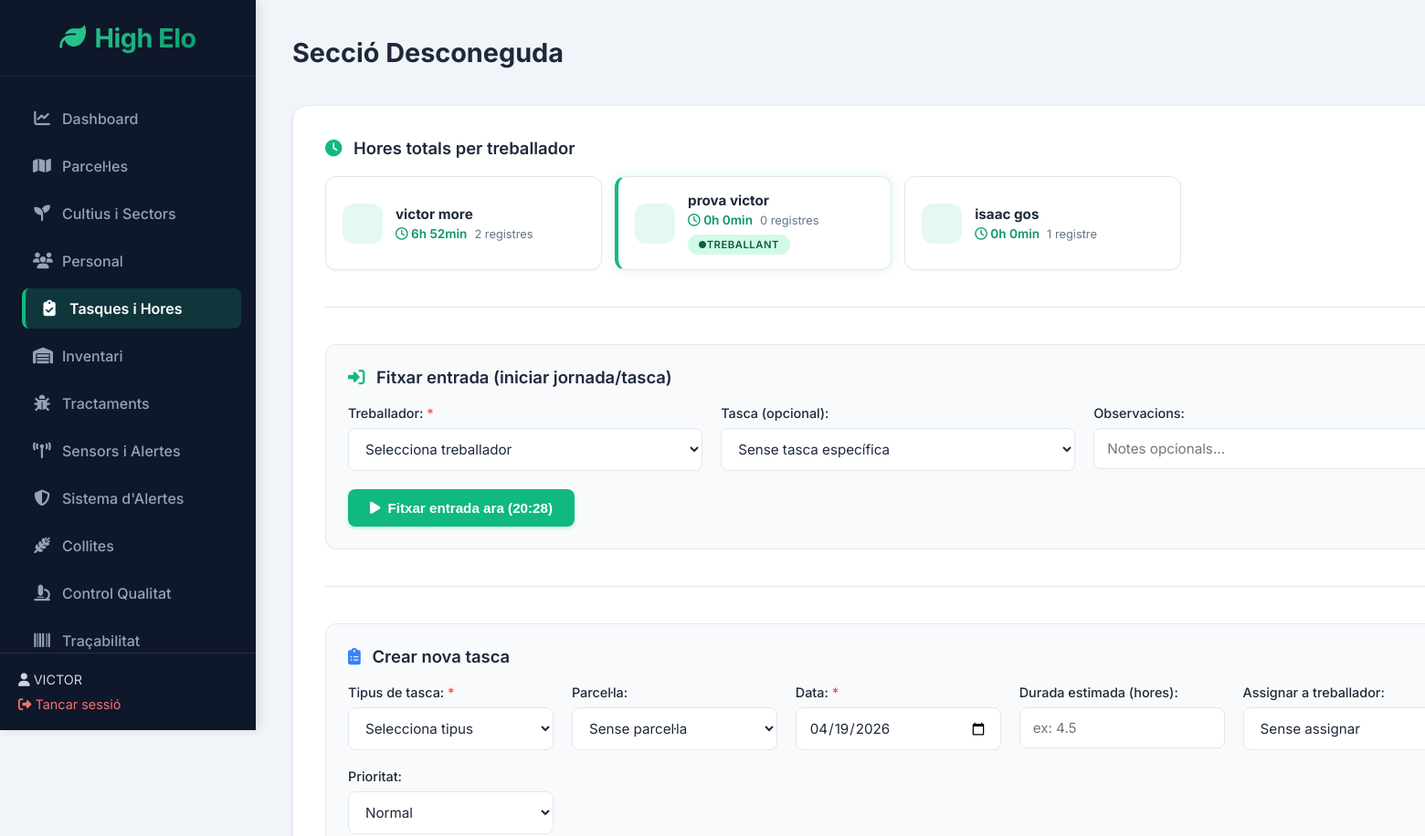
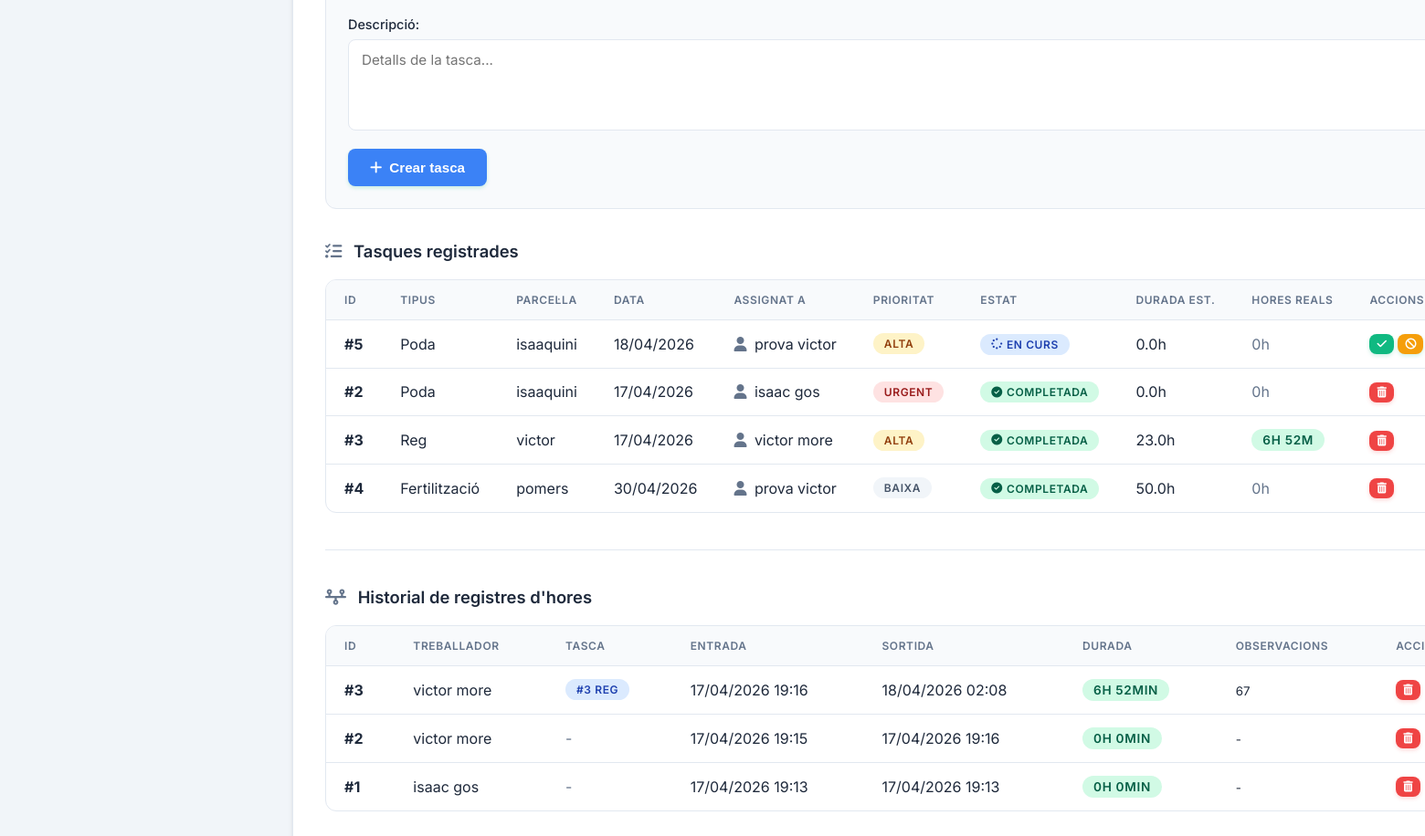
Page /index.php?p=tasques_hores (signed in) on the committed database (2 pictures, top to bottom).
### tables this page shows
CREATE TABLE `treballador` (
  `id_treballador` int(11) NOT NULL,
  `nif` varchar(12) NOT NULL,
  `nom` varchar(80) NOT NULL,
  `cognoms` varchar(150) NOT NULL,
  `foto` varchar(255) DEFAULT NULL,
  `data_naixement` date DEFAULT NULL,
  `nacionalitat` varchar(50) DEFAULT NULL,
  `telefon` varchar(15) DEFAULT NULL,
  `email` varchar(150) DEFAULT NULL,
  `adreca` text DEFAULT NULL,
  `contacte_emergencia` varchar(150) DEFAULT NULL,
  `telefon_emergencia` varchar(15) DEFAULT NULL,
  `iban` varchar(34) DEFAULT NULL,
  `num_ss` varchar(20) DEFAULT NULL,
  `data_alta` date NOT NULL DEFAULT curdate(),
  `data_baixa` date DEFAULT NULL,
  `actiu` tinyint(1) DEFAULT 1,
  `id_usuari` int(11) DEFAULT NULL
);

CREATE TABLE `tasques_gestio` (
  `id_tasca` int(11) NOT NULL,
  `tipus` varchar(80) NOT NULL,
  `parcela_id` int(11) DEFAULT NULL,
  `data_tasca` date NOT NULL,
  `durada_estimada` decimal(5,2) DEFAULT 0.00 COMMENT 'hores',
  `treballador_id` int(11) DEFAULT NULL,
  `descripcio` text DEFAULT NULL,
  `prioritat` enum('Baixa','Normal','Alta','Urgent') NOT NULL DEFAULT 'Normal',
  `estat` enum('Pendent','En curs','Completada','Cancel·lada') NOT NULL DEFAULT 'Pendent',
  `created_at` datetime NOT NULL DEFAULT current_timestamp()
);

CREATE TABLE `hores_treball` (
  `id_hora` int(11) NOT NULL,
  `treballador_id` int(11) NOT NULL,
  `tasca_id` int(11) DEFAULT NULL,
  `hora_inici` datetime NOT NULL,
  `hora_final` datetime DEFAULT NULL,
  `observacions` text DEFAULT NULL
);

### modules/tasques_hores.php (the view, shortened to what the rows shown need)
<?php
$conn->query("
    CREATE TABLE IF NOT EXISTS `Tasques_Gestio` (
        `id_tasca` int(11) NOT NULL AUTO_INCREMENT,
        `tipus` varchar(80) NOT NULL,
        `parcela_id` int(11) DEFAULT NULL,
        `data_tasca` date NOT NULL,
        `durada_estimada` decimal(5,2) DEFAULT 0.00 COMMENT 'hores',
        `treballador_id` int(11) DEFAULT NULL,
        `descripcio` text DEFAULT NULL,
        `prioritat` enum('Baixa','Normal','Alta','Urgent') NOT NULL DEFAULT 'Normal',
        `estat` enum('Pendent','En curs','Completada','Cancel·lada') NOT NULL DEFAULT 'Pendent',
        `created_at` datetime NOT NULL DEFAULT CURRENT_TIMESTAMP,
        PRIMARY KEY (`id_tasca`),
        KEY `fk_tg_parcela` (`parcela_id`),
        KEY `fk_tg_treballador` (`treballador_id`)
    ) ENGINE=InnoDB DEFAULT CHARSET=utf8mb4 COLLATE=utf8mb4_spanish_ci
");
$conn->query("
    CREATE TABLE IF NOT EXISTS `Hores_Treball` (
        `id_hora` int(11) NOT NULL AUTO_INCREMENT,
        `treballador_id` int(11) NOT NULL,
        `tasca_id` int(11) DEFAULT NULL,
        `hora_inici` datetime NOT NULL,
        `hora_final` datetime DEFAULT NULL,
        `observacions` text DEFAULT NULL,
        PRIMARY KEY (`id_hora`),
        KEY `fk_ht_treballador` (`treballador_id`),
        KEY `fk_ht_tasca` (`tasca_id`)
    ) ENGINE=InnoDB DEFAULT CHARSET=utf8mb4 COLLATE=utf8mb4_spanish_ci
");
$resum_hores = $conn->query("
    SELECT t.id_treballador, t.nom, t.cognoms,
           COUNT(h.id_hora) AS total_registres,
           COALESCE(SUM(
               CASE WHEN h.hora_final IS NOT NULL
               THEN TIMESTAMPDIFF(MINUTE, h.hora_inici, h.hora_final) / 60.0
               ELSE 0 END
           ), 0) AS hores_totals,
           SUM(CASE WHEN h.hora_final IS NULL THEN 1 ELSE 0 END) AS fitxatges_oberts
    FROM Treballador t
    LEFT JOIN Hores_Treball h ON t.id_treballador = h.treballador_id
    WHERE t.actiu = 1
    GROUP BY t.id_treballador
    ORDER BY hores_totals DESC
");
?>
<div class="section">
    <?php if ($resum_hores && $resum_hores->num_rows > 0): ?>
        <div class="hores-resum-grid">
            <?php while ($r = $resum_hores->fetch_assoc()):
                $hores = (float)$r['hores_totals'];
                $h = floor($hores);
                $m = round(($hores - $h) * 60);
                $oberts = (int)$r['fitxatges_oberts'];
            ?>
                <div class="hores-card <?= $oberts > 0 ? 'hores-card-actiu' : '' ?>">
                    <div class="hores-card-avatar">
                    </div>
                    <div class="hores-card-info">
                        <strong><?= htmlspecialchars($r['nom'] . ' ' . $r['cognoms']) ?></strong>
                        <div class="hores-card-stats">
                            <span class="hores-total-badge">
                                <i class="fa-regular fa-clock"></i> <?= $h ?>h <?= $m ?>min
                            </span>
                            <span style="color:var(--text-muted); font-size:0.8rem;">
                                <?= $r['total_registres'] ?> registre<?= $r['total_registres'] != 1 ? 's' : '' ?>
                            </span>
                            <?php if ($oberts > 0): ?>
                                <span class="badge badge-success" style="font-size:0.7rem; animation: pulse 2s infinite;">
                                    <i class="fa-solid fa-circle" style="font-size:0.5rem;"></i> Treballant
                                </span>
                            <?php endif; ?>
                        </div>
                    </div>
                </div>
            <?php endwhile; ?>
        </div>
    <?php else: ?>
        <p style="color:var(--text-muted);"><i class="fa-solid fa-folder-open"></i> No hi ha treballadors actius.</p>
    <?php endif; ?>
    <?php
    $tasques = $conn->query("
        SELECT tg.*,
               p.nom AS parcela_nom,
               t.nom AS treb_nom, t.cognoms AS treb_cognoms,
               COALESCE(SUM(
                   CASE WHEN h.hora_final IS NOT NULL
                   THEN TIMESTAMPDIFF(MINUTE, h.hora_inici, h.hora_final) / 60.0
                   ELSE 0 END
               ), 0) AS hores_reals
        FROM Tasques_Gestio tg
        LEFT JOIN `Parcel·la` p ON tg.parcela_id = p.id_parcela
        LEFT JOIN Treballador t ON tg.treballador_id = t.id_treballador
        LEFT JOIN Hores_Treball h ON tg.id_tasca = h.tasca_id
        GROUP BY tg.id_tasca
        ORDER BY
            FIELD(tg.estat, 'En curs', 'Pendent', 'Completada', 'Cancel·lada'),
            FIELD(tg.prioritat, 'Urgent', 'Alta', 'Normal', 'Baixa'),
            tg.data_tasca DESC
    ");
    if ($tasques && $tasques->num_rows > 0):
    ?>
        <div class="table-container">
            <table>
                <tr>
                    <th>ID</th>
                    <th>Tipus</th>
                    <th>Parcel·la</th>
                    <th>Data</th>
                    <th>Assignat a</th>
                    <th>Prioritat</th>
                    <th>Estat</th>
                    <th>Durada est.</th>
                    <th>Hores reals</th>
                    <th>Accions</th>
                </tr>
                <?php while ($tq = $tasques->fetch_assoc()):
                    $prio_badges = [
                        'Baixa' => 'badge-secondary',
                        'Normal' => 'badge-info',
                        'Alta' => 'badge-warning',
                        'Urgent' => 'badge-danger',
                    ];
                    $prio_b = $prio_badges[$tq['prioritat']] ?? 'badge-secondary';
                    $estat_badges = [
                        'Pendent' => 'badge-warning',
                        'En curs' => 'badge-info',
                        'Completada' => 'badge-success',
                        'Cancel·lada' => 'badge-danger',
                    ];
                    $estat_b = $estat_badges[$tq['estat']] ?? 'badge-secondary';
                    $estat_icons = [
                        'Pendent' => 'fa-solid fa-hourglass-start',
                        'En curs' => 'fa-solid fa-spinner fa-spin',
                        'Completada' => 'fa-solid fa-circle-check',
                        'Cancel·lada' => 'fa-solid fa-ban',
                    ];
                    $estat_i = $estat_icons[$tq['estat']] ?? 'fa-solid fa-question';
                    $hores_r = (float)$tq['hores_reals'];
                    $hr_h = floor($hores_r);
                    $hr_m = round(($hores_r - $hr_h) * 60);
                ?>
                    <tr style="<?= $tq['estat'] === 'Cancel·lada' ? 'opacity:0.5;' : '' ?>">
                        <td><strong>#<?= $tq['id_tasca'] ?></strong></td>
                        <td><?= htmlspecialchars($tq['tipus']) ?></td>
                        <td><?= $tq['parcela_nom'] ? htmlspecialchars($tq['parcela_nom']) : '<span style="color:var(--text-muted);">-</span>' ?></td>
                        <td><?= date('d/m/Y', strtotime($tq['data_tasca'])) ?></td>
                        <td>
                            <?php if ($tq['treb_nom']): ?>
                                <i class="fa-solid fa-user" style="color:var(--text-muted); margin-right:4px;"></i>
                                <?= htmlspecialchars($tq['treb_nom'] . ' ' . $tq['treb_cognoms']) ?>
                            <?php else: ?>
                                <span style="color:var(--text-muted);"><i class="fa-solid fa-user-slash"></i> Sense assignar</span>
                            <?php endif; ?>
                        </td>
                        <td><span class="badge <?= $prio_b ?>"><?= htmlspecialchars($tq['prioritat']) ?></span></td>
                        <td><span class="badge <?= $estat_b ?>"><i class="<?= $estat_i ?>" style="margin-right:4px;"></i><?= htmlspecialchars($tq['estat']) ?></span></td>
                        <td><?= $tq['durada_estimada'] ? number_format($tq['durada_estimada'], 1) . 'h' : '-' ?></td>
                        <td>
                            <?php if ($hores_r > 0): ?>
                                <span class="badge badge-success" style="font-size:0.85rem;"><?= $hr_h ?>h <?= $hr_m ?>m</span>
                            <?php else: ?>
                                <span style="color:var(--text-muted);">0h</span>
                            <?php endif; ?>
                        </td>
                        <td style="white-space:nowrap;">
                            <?php if ($tq['estat'] === 'En curs'): ?>
                                <a href="?p=tasques_hores&canviar_estat=<?= $tq['id_tasca'] ?>&estat=Completada"
                                   class="btn btn-icon" style="background:var(--primary); font-size:0.75rem; padding:5px 8px;" title="Completar">
                                    <i class="fa-solid fa-check"></i>
                                </a>
                            <?php endif; ?>
                            <?php if ($tq['estat'] !== 'Cancel·lada' && $tq['estat'] !== 'Completada'): ?>
                                <a href="?p=tasques_hores&canviar_estat=<?= $tq['id_tasca'] ?>&estat=Cancel·lada"
                                   class="btn btn-icon" style="background:var(--warning); font-size:0.75rem; padding:5px 8px;" title="Cancel·lar"
                                   onclick="return confirm('Segur que vols cancel·lar aquesta tasca?');">
                                    <i class="fa-solid fa-ban"></i>
                                </a>
                            <?php endif; ?>
                            <a href="?p=tasques_hores&eliminar_tasca=1&id=<?= $tq['id_tasca'] ?>"
                               class="btn btn-red btn-icon" style="font-size:0.75rem; padding:5px 8px;"
                               onclick="return confirm('Eliminar tasca #<?= $tq['id_tasca'] ?> i tots els seus registres d\'hores?');" title="Eliminar">
                                <i class="fa-solid fa-trash-can"></i>
                            </a>
                        </td>
                    </tr>
                <?php endwhile; ?>
            </table>
        </div>
    <?php else: ?>
        <p style="color:var(--text-muted);"><i class="fa-solid fa-folder-open"></i> Encara no hi ha tasques. Crea'n una amb el formulari de dalt.</p>
    <?php endif; ?>
    <?php
    $hores_hist = $conn->query("
        SELECT h.*,
               t.nom AS treb_nom, t.cognoms AS treb_cognoms,
               tg.tipus AS tasca_tipus, tg.id_tasca AS tasca_num
        FROM Hores_Treball h
        JOIN Treballador t ON h.treballador_id = t.id_treballador
        LEFT JOIN Tasques_Gestio tg ON h.tasca_id = tg.id_tasca
        ORDER BY h.hora_inici DESC
        LIMIT 50
    ");
    if ($hores_hist && $hores_hist->num_rows > 0):
    ?>
        <div class="table-container">
            <table>
                <tr>
                    <th>ID</th>
                    <th>Treballador</th>
                    <th>Tasca</th>
                    <th>Entrada</th>
                    <th>Sortida</th>
                    <th>Durada</th>
                    <th>Observacions</th>
                    <th>Acció</th>
                </tr>
                <?php while ($hh = $hores_hist->fetch_assoc()):
                    $durada_txt = '-';
                    $durada_badge = 'badge-secondary';
                    if ($hh['hora_final']) {
                        $diff_s = strtotime($hh['hora_final']) - strtotime($hh['hora_inici']);
                        $dh = floor($diff_s / 3600);
                        $dm = floor(($diff_s % 3600) / 60);
                        $durada_txt = $dh . 'h ' . $dm . 'min';
                        $durada_badge = 'badge-success';
                    } else {
                        $diff_s = time() - strtotime($hh['hora_inici']);
                        $dh = floor($diff_s / 3600);
                        $dm = floor(($diff_s % 3600) / 60);
                        $durada_txt = $dh . 'h ' . $dm . 'min (en curs)';
                        $durada_badge = 'badge-warning';
                    }
                ?>
                    <tr>
                        <td><strong>#<?= $hh['id_hora'] ?></strong></td>
                        <td><?= htmlspecialchars($hh['treb_nom'] . ' ' . $hh['treb_cognoms']) ?></td>
                        <td>
                            <?php if ($hh['tasca_tipus']): ?>
                                <span class="badge badge-info" style="font-size:0.75rem;">#<?= $hh['tasca_num'] ?> <?= htmlspecialchars($hh['tasca_tipus']) ?></span>
                            <?php else: ?>
                                <span style="color:var(--text-muted);">-</span>
                            <?php endif; ?>
                        </td>
                        <td><?= date('d/m/Y H:i', strtotime($hh['hora_inici'])) ?></td>
                        <td>
                            <?php if ($hh['hora_final']): ?>
                                <?= date('d/m/Y H:i', strtotime($hh['hora_final'])) ?>
                            <?php else: ?>
                                <span class="badge badge-warning" style="font-size:0.75rem;"><i class="fa-solid fa-spinner fa-spin"></i> En curs</span>
                            <?php endif; ?>
                        </td>
                        <td><span class="badge <?= $durada_badge ?>" style="font-size:0.85rem;"><?= $durada_txt ?></span></td>
                        <td><small><?= htmlspecialchars($hh['observacions'] ?: '-') ?></small></td>
                        <td>
                            <a href="?p=tasques_hores&eliminar_hora=1&id=<?= $hh['id_hora'] ?>"
                               class="btn btn-red btn-icon" style="font-size:0.75rem; padding:5px 8px;"
                               onclick="return confirm('Eliminar registre d\'hores #<?= $hh['id_hora'] ?>?');" title="Eliminar">
                                <i class="fa-solid fa-trash-can"></i>
                            </a>
                        </td>
                    </tr>
                <?php endwhile; ?>
            </table>
        </div>
    <?php else: ?>
        <p style="color:var(--text-muted);"><i class="fa-solid fa-folder-open"></i> No hi ha registres d'hores encara.</p>
    <?php endif; ?>
</div>

### rows in the picture
treballador: nom+cognoms "victor more", h "6", m "52", total_registres "2"
treballador: nom+cognoms "prova victor", h "0", m "0", total_registres "0", shows "TREBALLANT"
treballador: nom+cognoms "isaac gos", h "0", m "0", total_registres "1"
tasques_gestio: id_tasca "5", tipus "Poda", parcel·la.nom "isaaquini", data_tasca "18/04/2026", treballador.cognoms "prova victor", prioritat "ALTA", estat "EN CURS", durada_estimada "0.0", shows "0h"
tasques_gestio: id_tasca "2", tipus "Poda", parcel·la.nom "isaaquini", data_tasca "17/04/2026", treballador.cognoms "isaac gos", prioritat "URGENT", estat "COMPLETADA", durada_estimada "0.0", shows "0h"
tasques_gestio: id_tasca "3", tipus "Reg", parcel·la.nom "victor", data_tasca "17/04/2026", treballador.cognoms "victor more", prioritat "ALTA", estat "COMPLETADA", durada_estimada "23.0", hr_h "6", hr_m "52"
tasques_gestio: id_tasca "4", tipus "Fertilització", parcel·la.nom "pomers", data_tasca "30/04/2026", treballador.cognoms "prova victor", prioritat "BAIXA", estat "COMPLETADA", durada_estimada "50.0", shows "0h"
hores_treball: id_hora "3", treballador.cognoms "victor more", tasques_gestio.id_tasca "3", tasques_gestio.tipus "REG", hora_inici "17/04/2026 19:16", hora_final "18/04/2026 02:08", durada_txt "6H 52MIN", observacions "67"
hores_treball: id_hora "2", treballador.cognoms "victor more", hora_inici "17/04/2026 19:15", hora_final "17/04/2026 19:16", durada_txt "0H 0MIN", observacions "-"
hores_treball: id_hora "1", treballador.cognoms "isaac gos", hora_inici "17/04/2026 19:13", hora_final "17/04/2026 19:13", durada_txt "0H 0MIN", observacions "-"

### other values in the picture
$_SESSION['usuari_nom'] "VICTOR"
$titols[$p] "Secció Desconeguda"
